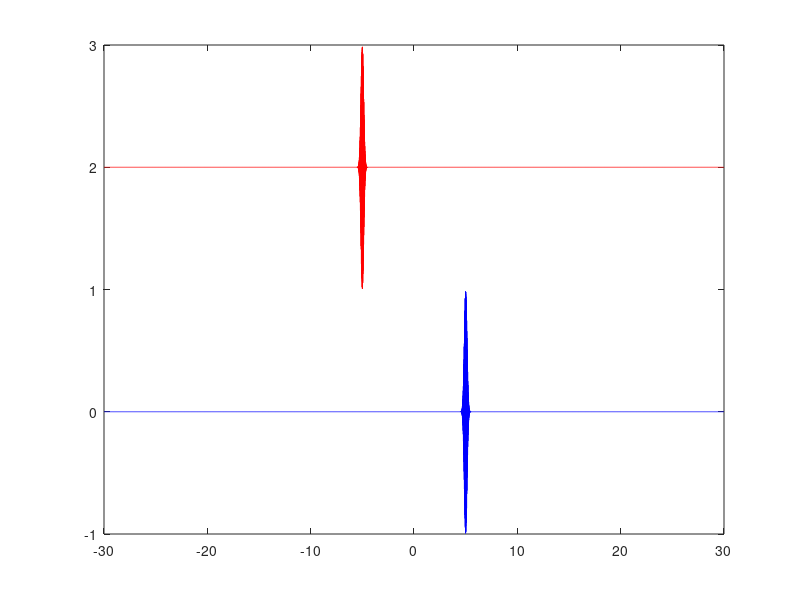
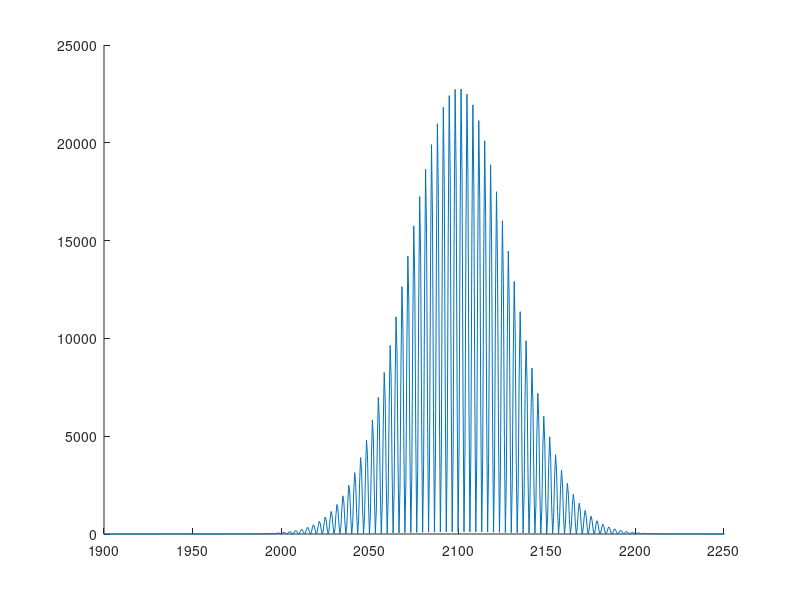

The MATLAB source for these figures, in order: (Note: this script raises an error after producing the figures.)
maxdelay=30;

HeNe    = 2.11079*10^-3;          % HeNe period (fs)
c       = 2.99792458e-2;    % Speed of light in cm/ps
t       = linspace(-maxdelay,maxdelay,2*maxdelay/HeNe); % ps
w1      = linspace(0,1/(c*HeNe),length(t));

omega = 2100; %cm^-1
FWHM  = 0.150; %ps

sigma = FWHM/sqrt(2*log(2));

d=5; %ps

pulse1=exp(-0.5*((t-d)/sigma).^2).*cos(2*pi*omega*c*(t-d));
pulse2=exp(-0.5*((t+d)/sigma).^2).*cos(2*pi*omega*c*(t+d));

figure(1)
plot(t,pulse1,'b')
hold on
plot(t,pulse2+2,'r')
hold off

% FFT_p1 =abs(fft(pulse1));
% FFT_p2 =abs(fft(pulse2));
FFT_sum=(abs(fft(pulse1+pulse2))).^2;

figure(2)
hold on
plot(w1,FFT_sum);
xlim([1900,2250])
hold on
plot(w1,FFT_p1);
hold off


figure(3)
plot(abs(ifft(FFT_sum)))